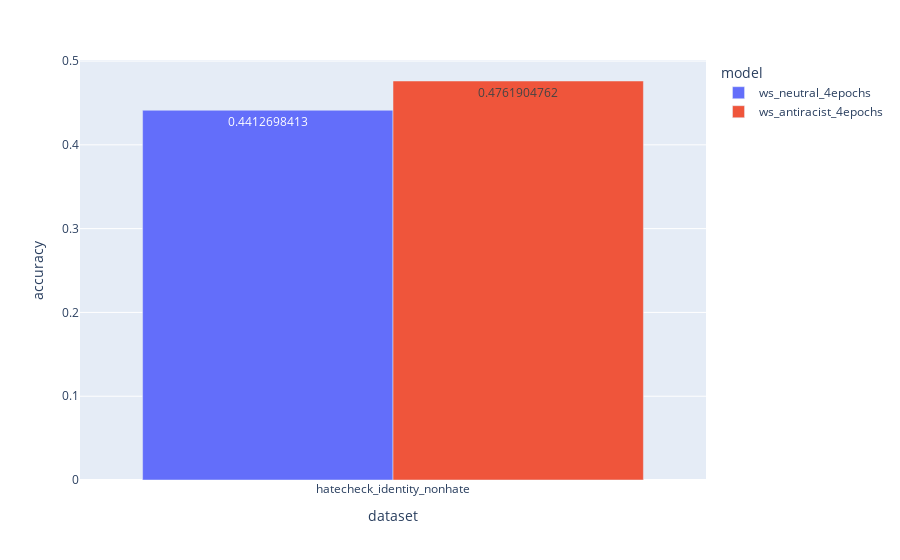

Notebook code cell kept with this figure:
### Code cell
# Plot graphs for specific datasets
dataset = 'hatecheck_identity_nonhate'
selected = results[results.dataset==dataset]
metric = dataset_metrics.get(dataset, 'f1')
px.bar(selected, x='dataset', y=metric, color='model', barmode='group', text=metric).show()

### Figure 1 — Plotly figure (JSON) as saved in the notebook; plotly's stock layout.template omitted (floating-point values rounded to 4 significant figures)
{"data": [{"alignmentgroup": "True", "hovertemplate": "model=ws_neutral_4epochs<br>dataset=%{x}<br>accuracy=%{text}<extra></extra>", "legendgroup": "ws_neutral_4epochs", "marker": {"color": "#636efa", "pattern": {"shape": ""}}, "name": "ws_neutral_4epochs", "offsetgroup": "ws_neutral_4epochs", "orientation": "v", "showlegend": true, "text": [0.4413], "textposition": "auto", "type": "bar", "x": ["hatecheck_identity_nonhate"], "xaxis": "x", "y": [0.4413], "yaxis": "y"}, {"alignmentgroup": "True", "hovertemplate": "model=ws_antiracist_4epochs<br>dataset=%{x}<br>accuracy=%{text}<extra></extra>", "legendgroup": "ws_antiracist_4epochs", "marker": {"color": "#EF553B", "pattern": {"shape": ""}}, "name": "ws_antiracist_4epochs", "offsetgroup": "ws_antiracist_4epochs", "orientation": "v", "showlegend": true, "text": [0.4762], "textposition": "auto", "type": "bar", "x": ["hatecheck_identity_nonhate"], "xaxis": "x", "y": [0.4762], "yaxis": "y"}], "layout": {"autosize": true, "barmode": "group", "legend": {"title": {"text": "model"}, "tracegroupgap": 0}, "margin": {"t": 60}, "xaxis": {"anchor": "y", "autorange": true, "domain": [0, 1], "range": [-0.5, 0.5], "title": {"text": "dataset"}, "type": "category"}, "yaxis": {"anchor": "x", "autorange": true, "domain": [0, 1], "range": [0, 0.5013], "title": {"text": "accuracy"}, "type": "linear"}}}
